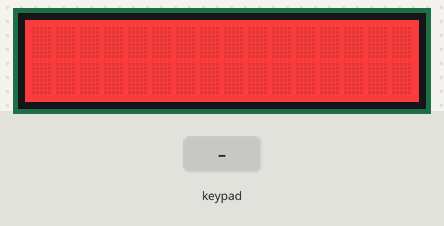
Bench run of a sketch on a simulated Arduino Uno, built with avr-gcc and run on an emulated ATmega328P. On the bench: 16×2 character LCD. The inputs (shaded band) are chosen by the test bench. What the sketch prints to the serial monitor is not drawn.

Above: at 1.3 s.
1.4 s: key 'U' pressed
At 2.6 s:
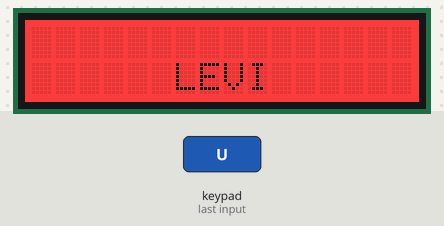
2.9 s: key 'D' pressed
At 3.8 s:
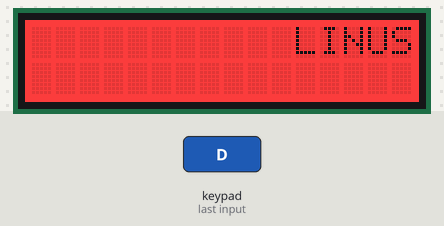
4.4 s: key 'R' pressed
At 4.8 s:
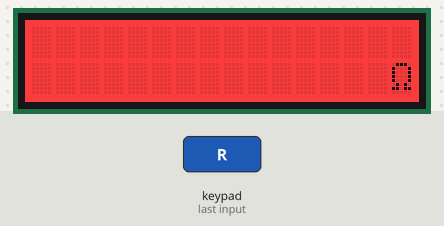
5.9 s: key 'L' pressed
At 7.3 s:
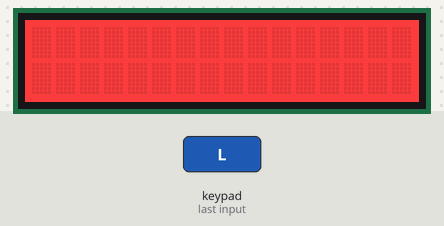
Timing chart, 0 to 8.4 s (numbered marks = the images above; inputs shaded):
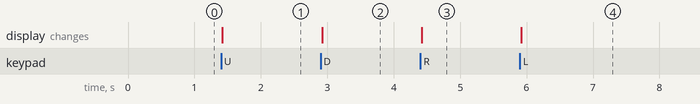

The sketch:

Etape03.ino
```cpp
// Étape 3

// Librairies utilisés :
#include <Wire.h>
#include <Adafruit_RGBLCDShield.h>
#include <Utility/Adafruit_MCP23017.h>


byte sourire[8] = {
  B00000, B10001, B00000, B00000, B10001, B01110, B00000,};
byte triste[8] = {
   B00000, B10001, B00000, B00100, B01010, B10001, B00000,};
byte ohm[8] = {
   B01110, B10001, B10001, B10001, B10001, B01010, B11011,};
byte personnel[8] = {
   B01011, B01011, B01011, B01011, B01011, B01011, B01011,};
Adafruit_RGBLCDShield lcd = Adafruit_RGBLCDShield();

// Utilisé pour un afficheur RGB. Notre afficheur est NB
#define RED 0x1
#define GREEN 0x2

void setup()
{
  Serial.begin(9600);
  // Initialise le nombre de colonne et le nombre de lignes
  lcd.begin(16, 2);  // 16 colonnes et 2 lignes
  lcd.createChar(0, sourire);   // crée le caractère en mémoire 0
  lcd.createChar(1, triste);    // crée le caractère en mémoire 1
  lcd.createChar(2, ohm);       // crée le caractère en mémoire 2
  lcd.createChar(3, personnel); // crée le caractère en mémoire 3
  lcd.write((uint8_t) 0);

  // Affiche le message pour un chronomètre
  int time = millis();
  lcd.print("Hello, world!");
  time = millis() - time;
  Serial.print("Took "); Serial.print(time); Serial.println(" ms");
  lcd.setBacklight(RED);
}

uint8_t i=0;
void loop()
{
  uint8_t buttons = lcd.readButtons();

  if (buttons)
  {
    lcd.clear();  // Efface la mémoire de l'afficheur.

    // Bloc des cinq boutons
    if (buttons & BUTTON_UP)   //DEBUT DU BLOC BOUTON UP
    {
      lcd.print ( "                ");  // affiche 16 espaces pour effacer la ligne
      lcd.setCursor(6,1);      // Positionne le curseur 1er colonne et 1er ligne
      lcd.print("LEVI");       // Affiche les carartères : HAUT
   // lcd.setCursor(5,0);      // Positionne le curseur colonne 5 & 1er ligne
   // lcd.write(byte (0));     // Affiche le bonhomme sourire
   // lcd.write(byte (3));     // Affiche le caractère personnel
      lcd.setBacklight(RED);
     }     //FIN DU BLOC BOUTON UP

    if (buttons & BUTTON_DOWN)
    {
      lcd.print ( "                ");  // affiche 16 espaces pour effacer la ligne
      lcd.setCursor(11,0);      // Positionne le curseur colonne 0 & 2e ligne
      lcd.print("LINUS");
      lcd.setBacklight(RED);
    }

    if (buttons & BUTTON_LEFT) {
      lcd.setCursor(0,0);
      lcd.print ( "                ");
      lcd.setCursor(0,1);
      lcd.clear();
      lcd.setBacklight(RED);
    }

    if (buttons & BUTTON_RIGHT)
    {
       lcd.setCursor(0,1);
       lcd.print ( "                ");
       lcd.setCursor(15,1); // deuxième ligne
       lcd.write(byte (2)); // on affiche "Ohm"
       lcd.setBacklight(RED);
    }

    if (buttons & BUTTON_SELECT)
    {    // Modifiez ce bloc au besoin
       lcd.setCursor(0,0);
       lcd.print ( "                ");
       lcd.setCursor(15,0); // première ligne
       lcd.write(byte (2)); // on affiche "Ohm"
       lcd.setBacklight(RED);
    }
  }
}
```

Measured:
- after the input at 1.4 s, the display: changes at once (image 1)
- after the input at 2.9 s, the display: changes at once (image 2)
- after the input at 4.4 s, the display: changes at once (image 3)
- after the input at 5.9 s, the display: changes at once (image 4)
